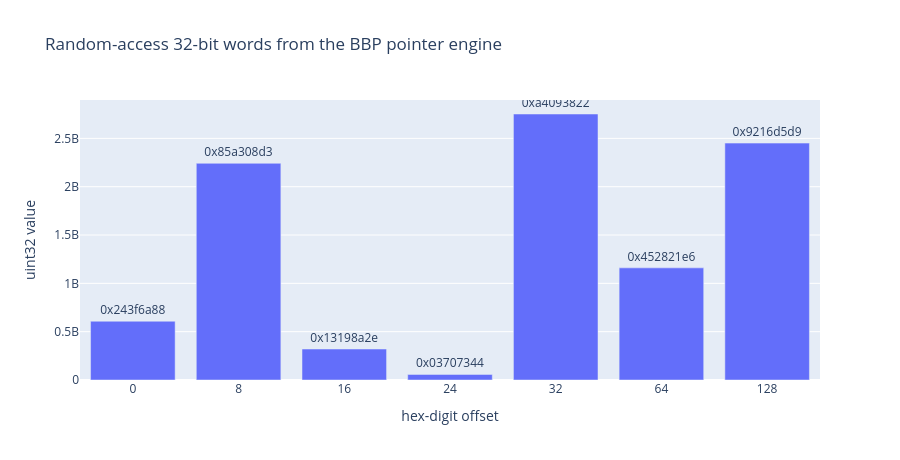

This figure's notebook cell:
### Code cell
fig_bbp = go.Figure()
fig_bbp.add_trace(go.Bar(
    x=[str(d) for d in bbp_df["hex_digit_offset"]],
    y=bbp_df["word_uint32"],
    text=bbp_df["word_hex"],
    textposition="outside",
    name="BBP 32-bit word"
))
fig_bbp.update_layout(
    title="Random-access 32-bit words from the BBP pointer engine",
    xaxis_title="hex-digit offset",
    yaxis_title="uint32 value",
    height=460
)
fig_bbp.show()

### Figure 1 — Plotly figure (JSON) as saved in the notebook; plotly's stock layout.template omitted (floating-point values rounded to 4 significant figures)
{"data": [{"name": "BBP 32-bit word", "text": ["0x243f6a88", "0x85a308d3", "0x13198a2e", "0x03707344", "0xa4093822", "0x452821e6", "0x9216d5d9"], "textposition": "outside", "type": "bar", "x": ["0", "8", "16", "24", "32", "64", "128"], "y": [608135816, 2242054355, 320440878, 57701188, 2752067618, 1160258022, 2450970073]}], "layout": {"height": 460, "title": {"text": "Random-access 32-bit words from the BBP pointer engine"}, "xaxis": {"title": {"text": "hex-digit offset"}}, "yaxis": {"title": {"text": "uint32 value"}}}}
